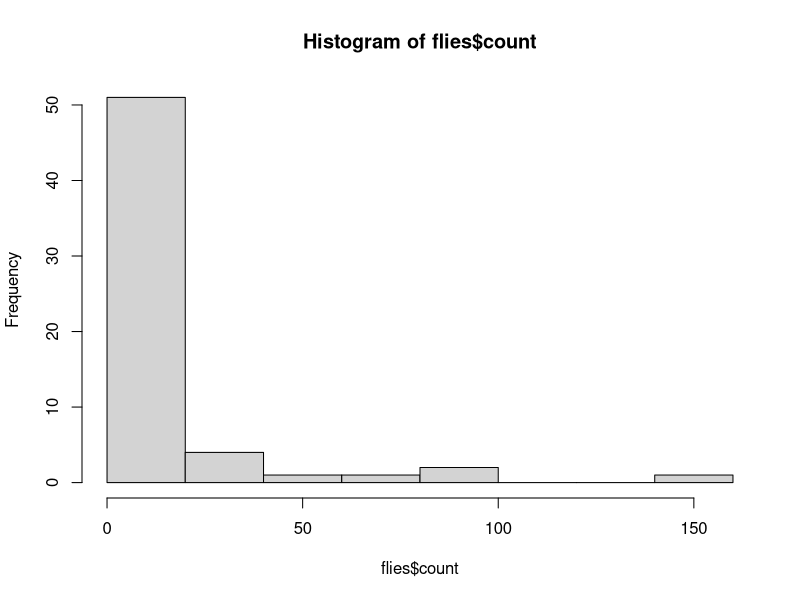
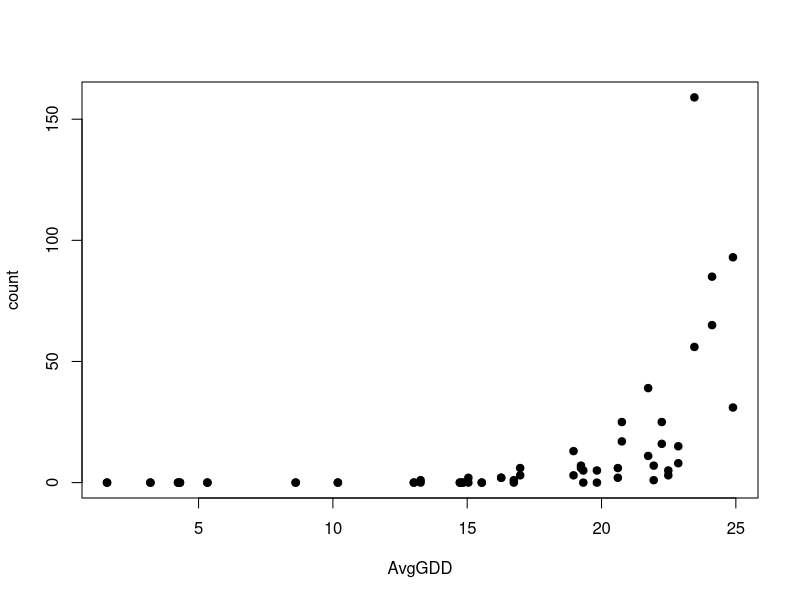
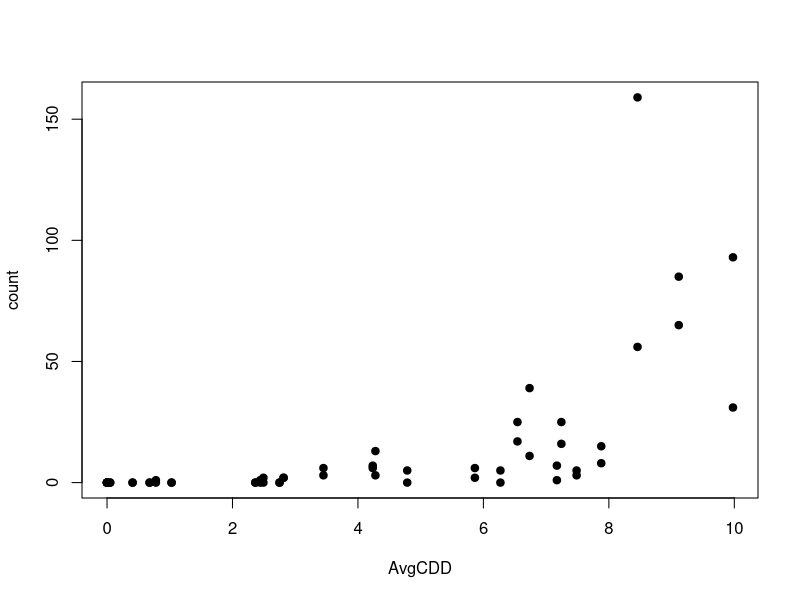
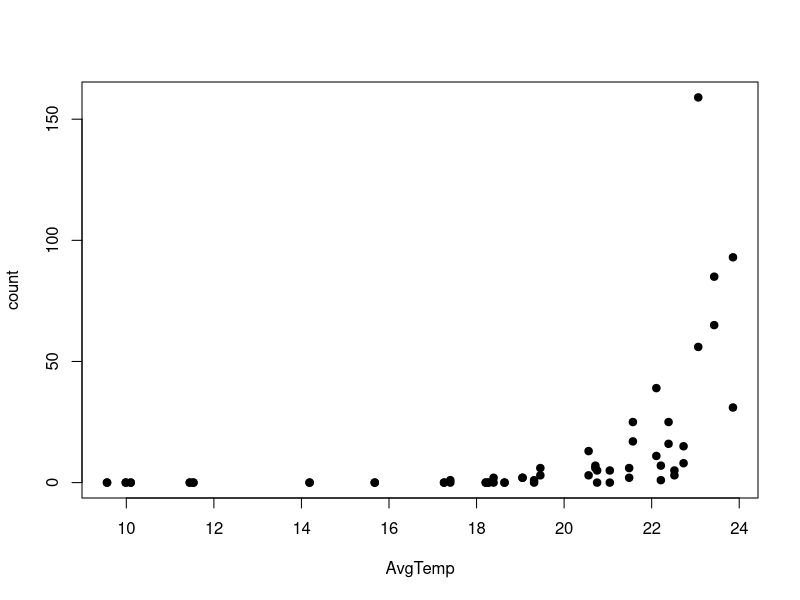
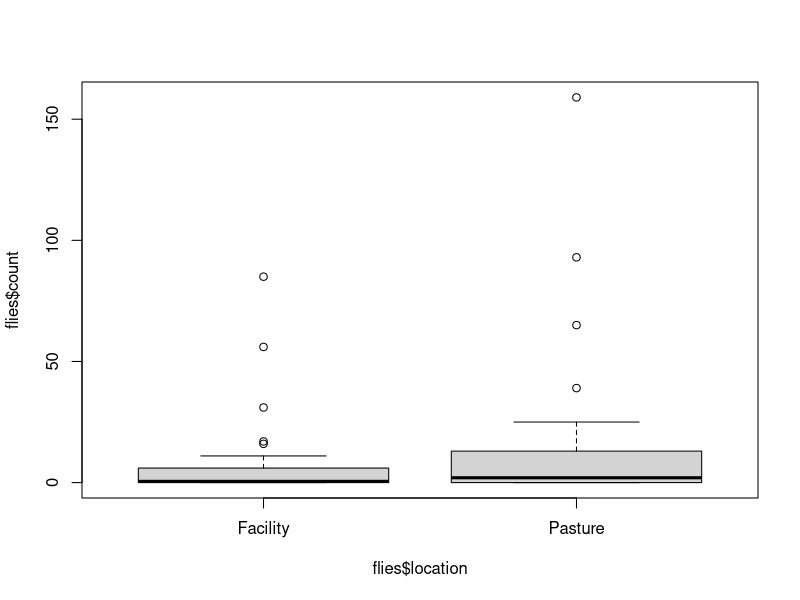
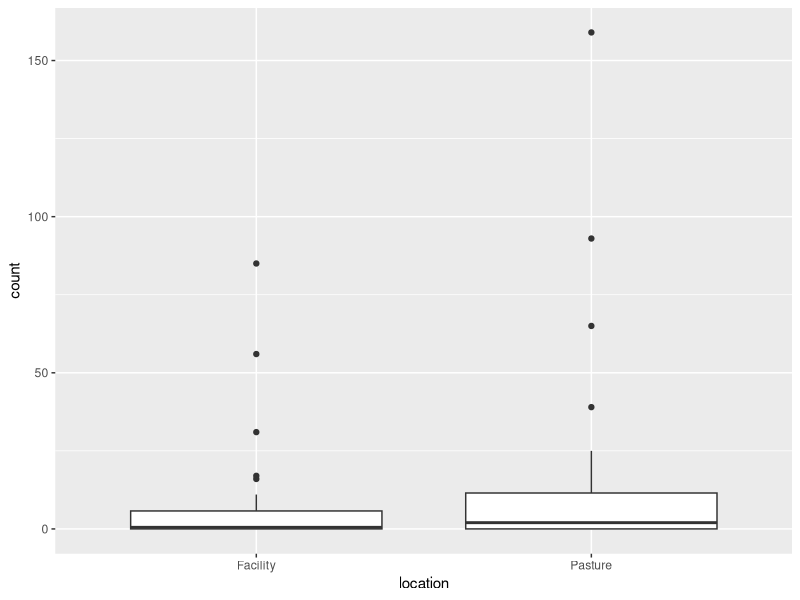
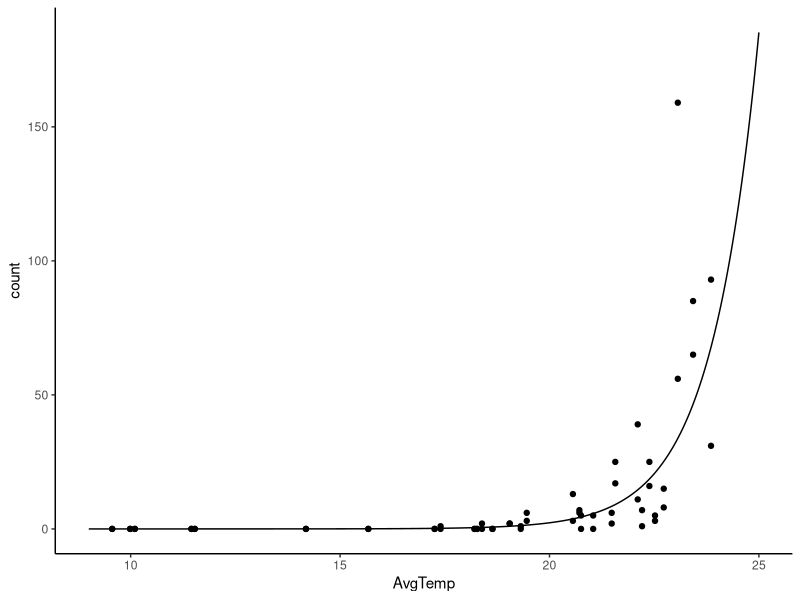
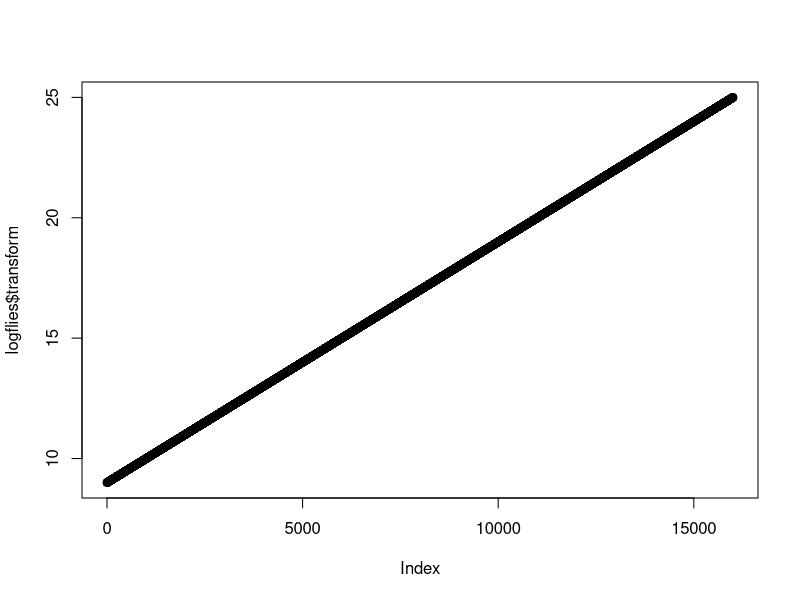

These figures' R source, in order:

library(readxl)
flies <- read_excel("taban_Collection_Data.xlsx", sheet = "count_data")

View(flies)

#factorize categorical data
flies$rep <- as.factor(flies$rep)
flies$site <- as.factor(flies$site)
flies$location <- as.factor(flies$location)

summary(flies)


library(tidyverse)

#means and sd when grouped by study site
flies %>% group_by(site) %>%
  summarise(meanC = mean(count),
            sdC = sd(count))

#means and sd when grouped by trap placement location
flies %>% group_by(location) %>%
  summarise(meanC = mean(count),
            sdC = sd(count))

flies %>% ungroup()


#histogram of all observations
hist(flies$count)


#plot of count vs temp predictors----

plot(count ~ AvgGDD, data = flies, pch = 19)
plot(count ~ AvgCDD, data = flies, pch = 19)
plot(count ~ AvgTemp, data = flies, pch = 19)



#boxplot of count vs trap placement location
boxplot(flies$count ~ flies$location)

ggplot(data = flies, mapping = aes(x = location, y = count)) +
  geom_boxplot()

##test models----

fliesGDD_poisson <- glm(formula = count ~ AvgGDD + location, family = poisson(link = "log"),
                        data = flies)
summary(fliesGDD_poisson)

fliesTemp_poisson <- glm(formula = count ~ AvgTemp + location, family = poisson(link = "log"),
                        data = flies)
summary(fliesTemp_poisson)

fliesCDD_poisson <- glm(formula = count ~ AvgCDD + location, family = poisson(link = "log"),
                         data = flies)
summary(fliesCDD_poisson)

#looks like Avg Temperature gives the best AIC here

##should check dispersion----

library(AER)

deviance(fliesTemp_poisson)/fliesTemp_poisson$df.residual

dispersiontest(fliesTemp_poisson)
dispersiontest(fliesGDD_poisson)
dispersiontest(fliesCDD_poisson)

###better fit a NB model----

library(MASS)

fliesTemp_negbin <- glm.nb(formula = count ~ AvgTemp + location,
                           data = flies)
summary(fliesTemp_negbin)

###test for zero-inflation----

library(pscl)

fliesTemp_ZINB <- zeroinfl(count ~ AvgTemp + location, data = flies, dist = "negbin")

AIC(fliesTemp_negbin, fliesTemp_ZINB)

#looks like a regular NB fits better

##fitting a NegBin GLMM----

library(lme4)


temp_GLMM <- glmer.nb(count ~ AvgTemp + location + (1|site) + (1|rep), data = flies)

CDD_GLMM <- glmer.nb(count ~ AvgCDD + location + (1|site) + (1|rep), data = flies)
GDD_GLMM <- glmer.nb(count ~ AvgGDD + location + (1|site) + (1|rep), data = flies)

AIC(temp_GLMM, GDD_GLMM, CDD_GLMM)

summary(temp_GLMM)


##plotting prediction?----

predict_GLMM <- glmer.nb(count ~ AvgTemp + (1|location) + (1|site) + (1|rep), data = flies)

new_data_GLMM <- data.frame(AvgTemp = seq(9, 25, 0.001))
new_data_GLMM$Predicted_temp_GLMM <- predict(predict_GLMM,
                                                  type = "response",
                                                  newdata = new_data_GLMM,
                                                  re.form = NA)


ggplot(data=flies, mapping = aes(x=AvgTemp, y=count)) +
  geom_point()+theme_classic()+
  geom_line(data=new_data_GLMM,
            aes(x=AvgTemp, y=Predicted_temp_GLMM),
            size = 0.5)

logflies <- new_data_GLMM
logflies$log_transformed_values <- log(logflies$Predicted_temp_GLMM)

plot(x = logflies$AvgTemp, y = logflies$transform)

ggplot(data = logflies, mapping = aes(x = AvgTemp, y = log_transformed_values)) +
  geom_line()
